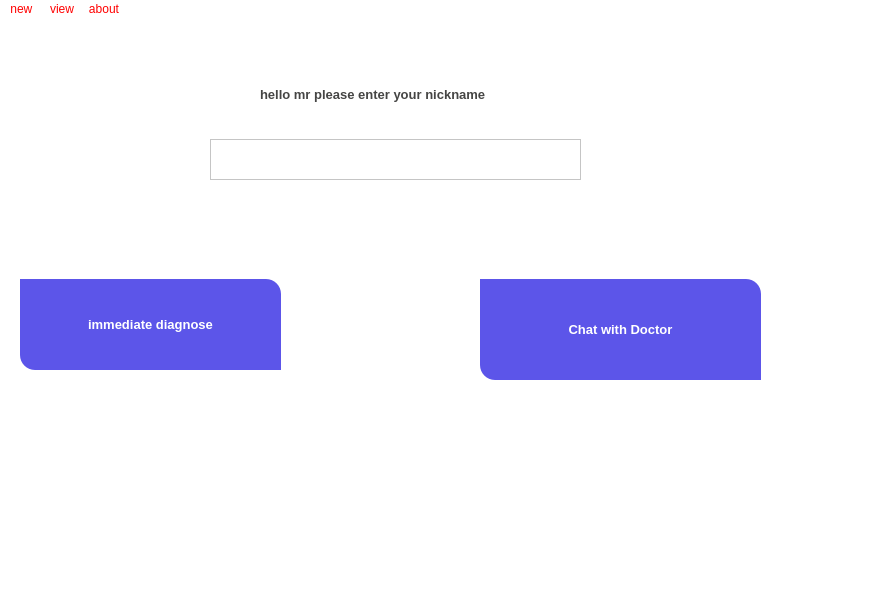
<?xml version="1.0" encoding="UTF-8"?>
<ui version="4.0">
 <class>MainWindow</class>
 <widget class="QMainWindow" name="MainWindow">
  <property name="geometry">
   <rect>
    <x>0</x>
    <y>0</y>
    <width>887</width>
    <height>595</height>
   </rect>
  </property>
  <property name="windowTitle">
   <string>MainWindow</string>
  </property>
  <property name="styleSheet">
   <string notr="true">/*Copyright (c) DevSec Studio. All rights reserved.

MIT License

Permission is hereby granted, free of charge, to any person obtaining a copy
of this software and associated documentation files (the &quot;Software&quot;), to deal
in the Software without restriction, including without limitation the rights
to use, copy, modify, merge, publish, distribute, sublicense, and/or sell
copies of the Software, and to permit persons to whom the Software is
furnished to do so, subject to the following conditions:

The above copyright notice and this permission notice shall be included in all
copies or substantial portions of the Software.

THE SOFTWARE IS PROVIDED *AS IS*, WITHOUT WARRANTY OF ANY KIND, EXPRESS OR
IMPLIED, INCLUDING BUT NOT LIMITED TO THE WARRANTIES OF MERCHANTABILITY,
FITNESS FOR A PARTICULAR PURPOSE AND NONINFRINGEMENT. IN NO EVENT SHALL THE
AUTHORS OR COPYRIGHT HOLDERS BE LIABLE FOR ANY CLAIM, DAMAGES OR OTHER
LIABILITY, WHETHER IN AN ACTION OF CONTRACT, TORT OR OTHERWISE, ARISING FROM,
OUT OF OR IN CONNECTION WITH THE SOFTWARE OR THE USE OR OTHER DEALINGS IN THE SOFTWARE.
*/

/*-----QWidget-----*/
QWidget
{
	background-color: #fff;
	color: red;

}


/*-----QLabel-----*/
QLabel
{
	background-color: transparent;
	color: #454544;
	font-weight: bold;
	font-size: 13px;

}


/*-----QPushButton-----*/
QPushButton
{
	background-color: #5c55e9;
	color: #fff;
	font-size: 13px;
	font-weight: bold;
	border-top-right-radius: 15px;
	border-top-left-radius: 0px;
	border-bottom-right-radius: 0px;
	border-bottom-left-radius: 15px;
	padding: 10px;

}


QPushButton::disabled
{
	background-color: #5c5c5c;

}


QPushButton::hover
{
	background-color: #5564f2;

}


QPushButton::pressed
{
	background-color: #3d4ef2;

}


/*-----QCheckBox-----*/
QCheckBox
{
	background-color: transparent;
	color: #5c55e9;
	font-size: 10px;
	font-weight: bold;
	border: none;
	border-radius: 5px;

}


/*-----QCheckBox-----*/
QCheckBox::indicator
{
    background-color: #323232;
    border: 1px solid darkgray;
    width: 12px;
    height: 12px;

}


QCheckBox::indicator:checked
{
    image:url(&quot;./ressources/check.png&quot;);
	background-color: #5c55e9;
    border: 1px solid #5c55e9;

}


QCheckBox::indicator:unchecked:hover
{
    border: 1px solid #5c55e9;

}


QCheckBox::disabled
{
	color: #656565;

}


QCheckBox::indicator:disabled
{
	background-color: #656565;
	color: #656565;
    border: 1px solid #656565;

}


/*-----QLineEdit-----*/
QLineEdit
{
	background-color: #c2c7d5;
	color: #2a547f;
	border: none;
	padding: 5px;

}


/*-----QListView-----*/
QListView
{
	background-color: #5c55e9;
	color: #fff;
	font-size: 14px;
	font-weight: bold;
	show-decoration-selected: 0;
	border-radius: 4px;
	padding-left: -15px;
	padding-right: -15px;
	padding-top: 5px;

} 


QListView:disabled 
{
	background-color: #5c5c5c;

}


QListView::item
{
	background-color: #454e5e;
	border: none;
	padding: 10px;
	border-radius: 0px;
	padding-left : 10px;
	height: 32px;

}


QListView::item:selected
{
	color: #000;
	background-color: #fff;

}


QListView::item:!selected
{
	color:white;
	background-color: transparent;
	border: none;
	padding-left : 10px;

}


QListView::item:!selected:hover
{
	color: #fff;
	background-color: #5564f2;
	border: none;
	padding-left : 10px;

}


/*-----QTreeView-----*/
QTreeView 
{
	background-color: #fff;
	show-decoration-selected: 0;
	color: #454544;

}


QTreeView:disabled
{
	background-color: #242526;
	show-decoration-selected: 0;

}


QTreeView::item 
{
	border-top-color: transparent;
	border-bottom-color: transparent;

}


QTreeView::item:hover 
{
	background-color: #bcbdbb;
	color: #000;

}


QTreeView::item:selected 
{
	background-color: #5c55e9;
	color: #fff;

}


QTreeView::item:selected:active
{
	background-color: #5c55e9;
	color: #fff;

}


QTreeView::item:selected:disabled
{
	background-color: #525251;
	color: #656565;

}


QTreeView::branch:has-children:!has-siblings:closed,
QTreeView::branch:closed:has-children:has-siblings 
{
	image: url(://tree-closed.png);

}

QTreeView::branch:open:has-children:!has-siblings,
QTreeView::branch:open:has-children:has-siblings  
{
	image: url(://tree-open.png);

}


/*-----QTableView &amp; QTableWidget-----*/
QTableView
{
    background-color: #fff;
	border: 1px solid gray;
    color: #454544;
    gridline-color: gray;
    outline : 0;

}


QTableView::disabled
{
    background-color: #242526;
    border: 1px solid #32414B;
    color: #656565;
    gridline-color: #656565;
    outline : 0;

}


QTableView::item:hover 
{
    background-color: #bcbdbb;
    color: #000;

}


QTableView::item:selected 
{
	background-color: #5c55e9;
    color: #fff;

}


QTableView::item:selected:disabled
{
    background-color: #1a1b1c;
    border: 2px solid #525251;
    color: #656565;

}


QTableCornerButton::section
{
	background-color: #ced5e3;
	border: none;
    color: #fff;

}


QHeaderView::section
{
	color: #2a547f;
	border: 0px;
	background-color: #ced5e3;
	padding: 5px;

}


QHeaderView::section:disabled
{
    background-color: #525251;
    color: #656565;

}


QHeaderView::section:checked
{
    color: #fff;
    background-color: #5c55e9;

}


QHeaderView::section:checked:disabled
{
    color: #656565;
    background-color: #525251;

}


QHeaderView::section::vertical::first,
QHeaderView::section::vertical::only-one
{
    border-top: 1px solid #353635;

}


QHeaderView::section::vertical
{
    border-top: 1px solid #353635;

}


QHeaderView::section::horizontal::first,
QHeaderView::section::horizontal::only-one
{
    border-left: 1px solid #353635;

}


QHeaderView::section::horizontal
{
    border-left: 1px solid #353635;

}


/*-----QScrollBar-----*/
QScrollBar:horizontal 
{
    background-color: transparent;
    height: 8px;
    margin: 0px;
    padding: 0px;

}


QScrollBar::handle:horizontal 
{
    border: none;
	min-width: 100px;
    background-color: #7e92b7;

}


QScrollBar::add-line:horizontal, 
QScrollBar::sub-line:horizontal,
QScrollBar::add-page:horizontal, 
QScrollBar::sub-page:horizontal 
{
    width: 0px;
    background-color: #d8dce6;

}


QScrollBar:vertical 
{
    background-color: transparent;
    width: 8px;
    margin: 0;

}


QScrollBar::handle:vertical 
{
    border: none;
	min-height: 100px;
    background-color: #7e92b7;

}


QScrollBar::add-line:vertical, 
QScrollBar::sub-line:vertical,
QScrollBar::add-page:vertical, 
QScrollBar::sub-page:vertical 
{
    height: 0px;
    background-color: #d8dce6;

}

</string>
  </property>
  <widget class="QWidget" name="centralwidget">
   <widget class="QPushButton" name="diagnose">
    <property name="geometry">
     <rect>
      <x>20</x>
      <y>260</y>
      <width>261</width>
      <height>91</height>
     </rect>
    </property>
    <property name="text">
     <string>immediate diagnose</string>
    </property>
   </widget>
   <widget class="QPushButton" name="chat">
    <property name="geometry">
     <rect>
      <x>480</x>
      <y>260</y>
      <width>281</width>
      <height>101</height>
     </rect>
    </property>
    <property name="text">
     <string>Chat with Doctor</string>
    </property>
   </widget>
   <widget class="QLabel" name="label">
    <property name="geometry">
     <rect>
      <x>30</x>
      <y>70</y>
      <width>381</width>
      <height>91</height>
     </rect>
    </property>
    <property name="text">
     <string/>
    </property>
   </widget>
   <widget class="QTextEdit" name="textEdit">
    <property name="geometry">
     <rect>
      <x>210</x>
      <y>120</y>
      <width>371</width>
      <height>41</height>
     </rect>
    </property>
   </widget>
   <widget class="QLabel" name="label_2">
    <property name="geometry">
     <rect>
      <x>260</x>
      <y>60</y>
      <width>251</width>
      <height>31</height>
     </rect>
    </property>
    <property name="text">
     <string>hello mr please enter your nickname</string>
    </property>
   </widget>
  </widget>
  <widget class="QMenuBar" name="menubar">
   <property name="geometry">
    <rect>
     <x>0</x>
     <y>0</y>
     <width>887</width>
     <height>26</height>
    </rect>
   </property>
   <widget class="QMenu" name="menunew">
    <property name="title">
     <string>new </string>
    </property>
    <addaction name="actionback"/>
    <addaction name="actionsave"/>
   </widget>
   <widget class="QMenu" name="menuview">
    <property name="title">
     <string>view</string>
    </property>
   </widget>
   <widget class="QMenu" name="menuabout">
    <property name="title">
     <string>about</string>
    </property>
   </widget>
   <addaction name="menunew"/>
   <addaction name="menuview"/>
   <addaction name="menuabout"/>
  </widget>
  <widget class="QStatusBar" name="statusbar"/>
  <action name="actionback">
   <property name="text">
    <string>back </string>
   </property>
  </action>
  <action name="actionsave">
   <property name="text">
    <string>save</string>
   </property>
  </action>
 </widget>
 <resources/>
 <connections/>
</ui>
